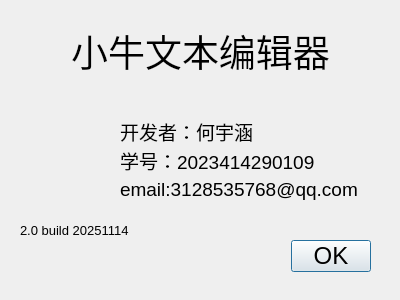
<?xml version="1.0" encoding="UTF-8"?>
<ui version="4.0">
 <class>AboutDialog</class>
 <widget class="QDialog" name="AboutDialog">
  <property name="geometry">
   <rect>
    <x>0</x>
    <y>0</y>
    <width>400</width>
    <height>300</height>
   </rect>
  </property>
  <property name="sizePolicy">
   <sizepolicy hsizetype="Preferred" vsizetype="Preferred">
    <horstretch>0</horstretch>
    <verstretch>0</verstretch>
   </sizepolicy>
  </property>
  <property name="font">
   <font>
    <pointsize>18</pointsize>
   </font>
  </property>
  <property name="windowTitle">
   <string>关于</string>
  </property>
  <widget class="QDialogButtonBox" name="buttonBox">
   <property name="geometry">
    <rect>
     <x>30</x>
     <y>240</y>
     <width>341</width>
     <height>32</height>
    </rect>
   </property>
   <property name="orientation">
    <enum>Qt::Orientation::Horizontal</enum>
   </property>
   <property name="standardButtons">
    <set>QDialogButtonBox::StandardButton::Ok</set>
   </property>
  </widget>
  <widget class="QLabel" name="label">
   <property name="geometry">
    <rect>
     <x>30</x>
     <y>10</y>
     <width>341</width>
     <height>81</height>
    </rect>
   </property>
   <property name="font">
    <font>
     <pointsize>28</pointsize>
    </font>
   </property>
   <property name="text">
    <string>小牛文本编辑器</string>
   </property>
   <property name="alignment">
    <set>Qt::AlignmentFlag::AlignCenter</set>
   </property>
  </widget>
  <widget class="QLabel" name="label_5">
   <property name="geometry">
    <rect>
     <x>20</x>
     <y>110</y>
     <width>91</width>
     <height>91</height>
    </rect>
   </property>
   <property name="styleSheet">
    <string notr="true">border-image: url(:/img/note.png);</string>
   </property>
   <property name="text">
    <string/>
   </property>
  </widget>
  <widget class="QLabel" name="label_6">
   <property name="geometry">
    <rect>
     <x>20</x>
     <y>220</y>
     <width>151</width>
     <height>20</height>
    </rect>
   </property>
   <property name="font">
    <font>
     <pointsize>10</pointsize>
    </font>
   </property>
   <property name="text">
    <string>2.0 build 20251114</string>
   </property>
  </widget>
  <widget class="QWidget" name="layoutWidget">
   <property name="geometry">
    <rect>
     <x>120</x>
     <y>120</y>
     <width>271</width>
     <height>81</height>
    </rect>
   </property>
   <layout class="QVBoxLayout" name="verticalLayout">
    <item>
     <widget class="QLabel" name="label_2">
      <property name="font">
       <font>
        <pointsize>14</pointsize>
       </font>
      </property>
      <property name="text">
       <string>开发者：何宇涵</string>
      </property>
     </widget>
    </item>
    <item>
     <widget class="QLabel" name="label_3">
      <property name="font">
       <font>
        <pointsize>14</pointsize>
       </font>
      </property>
      <property name="text">
       <string>学号：2023414290109</string>
      </property>
     </widget>
    </item>
    <item>
     <widget class="QLabel" name="label_4">
      <property name="font">
       <font>
        <pointsize>14</pointsize>
       </font>
      </property>
      <property name="text">
       <string>email:3128535768@qq.com</string>
      </property>
     </widget>
    </item>
   </layout>
  </widget>
 </widget>
 <resources/>
 <connections>
  <connection>
   <sender>buttonBox</sender>
   <signal>accepted()</signal>
   <receiver>AboutDialog</receiver>
   <slot>accept()</slot>
   <hints>
    <hint type="sourcelabel">
     <x>248</x>
     <y>254</y>
    </hint>
    <hint type="destinationlabel">
     <x>157</x>
     <y>274</y>
    </hint>
   </hints>
  </connection>
  <connection>
   <sender>buttonBox</sender>
   <signal>rejected()</signal>
   <receiver>AboutDialog</receiver>
   <slot>reject()</slot>
   <hints>
    <hint type="sourcelabel">
     <x>316</x>
     <y>260</y>
    </hint>
    <hint type="destinationlabel">
     <x>286</x>
     <y>274</y>
    </hint>
   </hints>
  </connection>
 </connections>
</ui>
